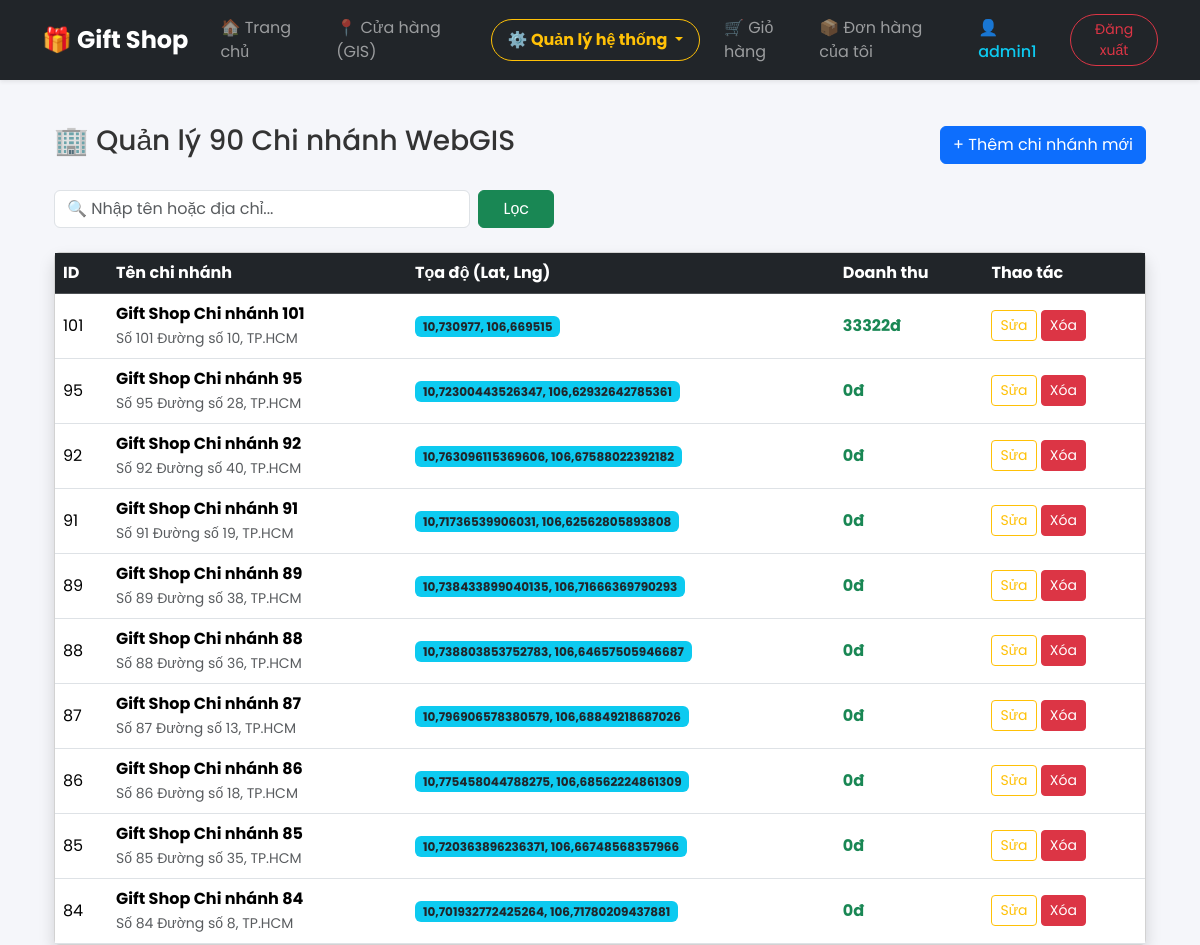
Page /products/admin/stores/ (signed in, upper part) on the earlier database version.
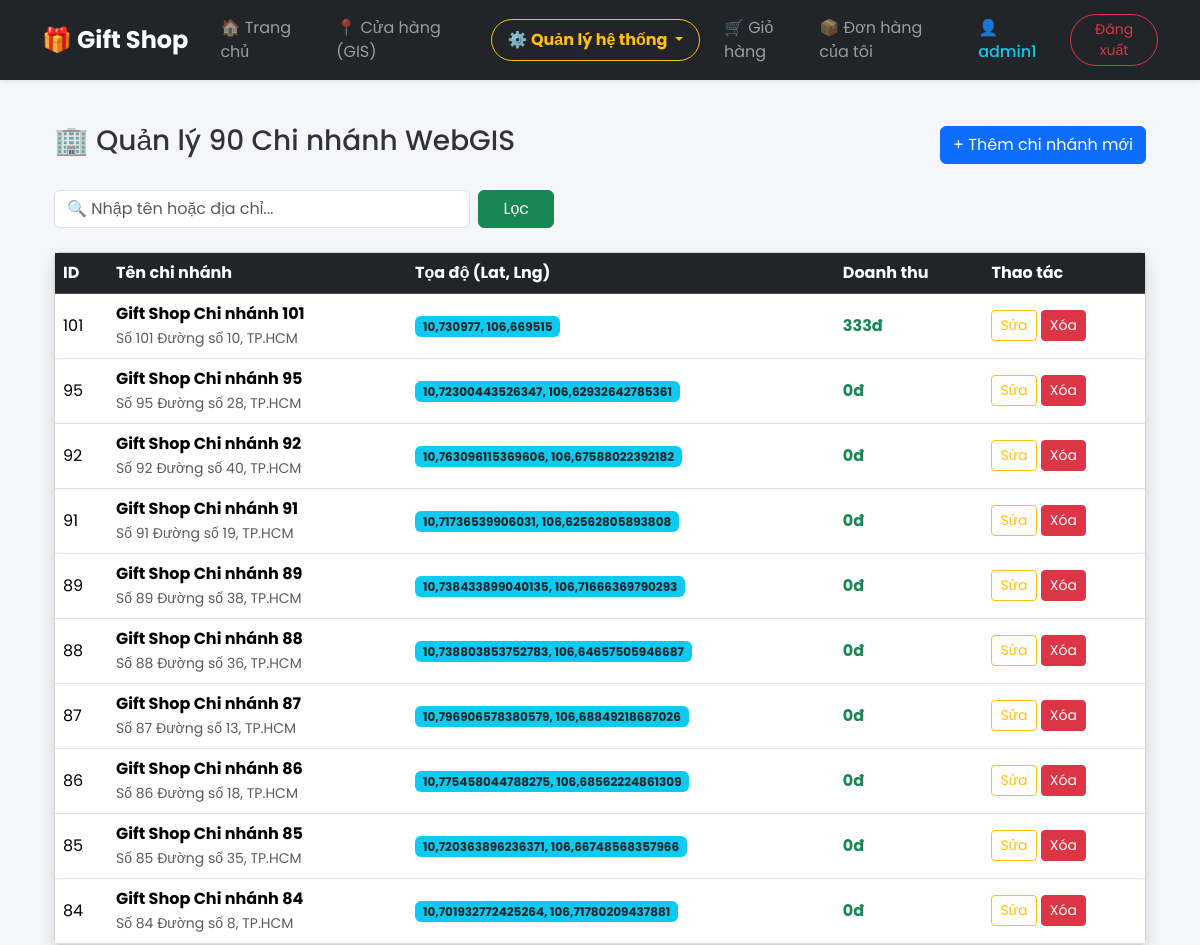
Same page on the later database version.
### apps/products/models.py (models this page shows, shortened)
class Store(models.Model):
    name = models.CharField(max_length=255)
    address = models.TextField()
    lat = models.FloatField(
        validators=[MinValueValidator(-90.0), MaxValueValidator(90.0)]
    )
    lng = models.FloatField(
        validators=[MinValueValidator(-180.0), MaxValueValidator(180.0)]
    )
    phone = models.CharField(max_length=15)
    store_type = models.CharField(max_length=100, default="Gift Shop")
    revenue = models.IntegerField(default=0, verbose_name="Doanh thu (VNĐ)")

### apps/products/views.py (the view)
# urls.py: path('admin/stores/', views.admin_stores, name='admin_store_list'),
@staff_member_required
def admin_stores(request):
    query = request.GET.get('search', '')
    if query:
        stores_list = Store.objects.filter(
            Q(name__icontains=query) | Q(address__icontains=query)
        ).order_by('-id')
    else:
        stores_list = Store.objects.all().order_by('-id')
    paginator = Paginator(stores_list, 10)
    page = request.GET.get('page')
    stores = paginator.get_page(page)
    return render(request, 'products/admin_store_list.html', {
        'stores': stores,
        'query': query
    })

### templates/products/admin_store_list.html (shortened to what this page needs)
{% extends 'base.html' %}
{% block content %}
<div class="container mt-4 mb-5">
    <div class="d-flex justify-content-between align-items-center mb-4">
        <h3>🏢 Quản lý {{ stores.paginator.count }} Chi nhánh WebGIS</h3>
        <a href="{% url 'add_store' %}" class="btn btn-primary">+ Thêm chi nhánh mới</a>
    </div>
    <form method="GET" class="mb-4 d-flex" style="max-width: 500px;">
        <input type="text" name="search" class="form-control me-2" placeholder="🔍 Nhập tên hoặc địa chỉ..." value="{{ query }}">
        <button type="submit" class="btn btn-success px-4">Lọc</button>
    </form>
    <div class="card shadow mb-4">
        <div class="table-responsive">
            <table class="table table-hover align-middle mb-0">
                <thead class="table-dark">
                    <tr>
                        <th>ID</th>
                        <th>Tên chi nhánh</th>
                        <th>Tọa độ (Lat, Lng)</th>
                        <th>Doanh thu</th>
                        <th>Thao tác</th>
                    </tr>
                </thead>
                <tbody>
                    {% for store in stores %}
                    <tr>
                        <td>{{ store.id }}</td>
                        <td><strong>{{ store.name }}</strong><br><small class="text-muted">{{ store.address }}</small></td>
                        <td><span class="badge bg-info text-dark">{{ store.lat }}, {{ store.lng }}</span></td>
                        <td class="text-success fw-bold">{{ store.revenue|floatformat:0 }}đ</td>
                        <td>
                            <a href="{% url 'edit_store' store.id %}" class="btn btn-sm btn-outline-warning">Sửa</a>
                            <a href="{% url 'delete_store' store.id %}" class="btn btn-sm btn-danger text-white" onclick="return confirm('🚨 Xóa chi nhánh {{ store.name }} khỏi bản đồ?');">Xóa</a>
                        </td>
                    </tr>
                    {% empty %}
                    <tr>
                        <td colspan="5" class="text-center text-muted py-4">Không tìm thấy chi nhánh nào!</td>
                    </tr>
                    {% endfor %}
                </tbody>
            </table>
        </div>
    </div>
</div>
{% endblock %}

Differences in the rows shown:
changed Store "Gift Shop Chi nhánh 101": revenue "33322" → "333"
